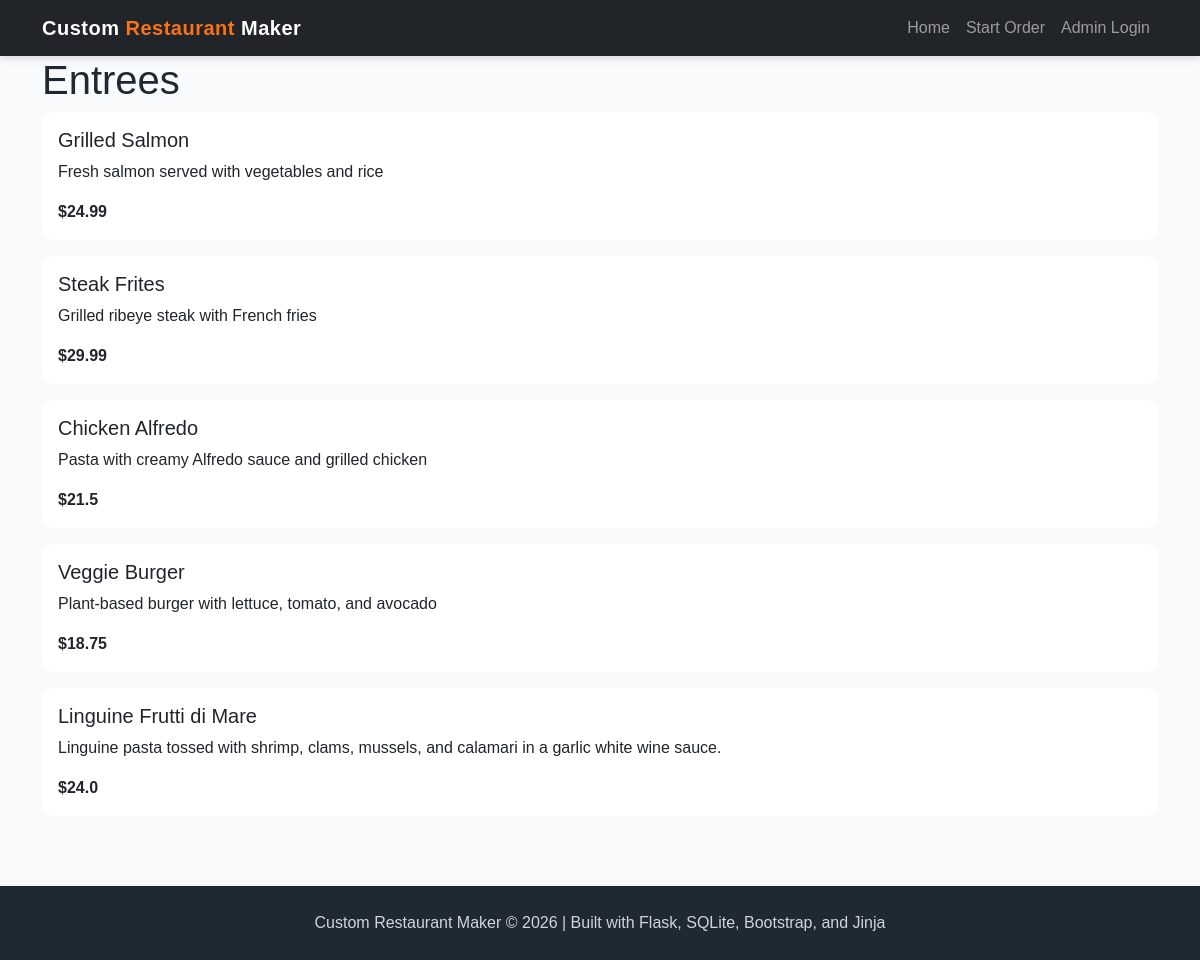
Before: /entrees with the older database file.
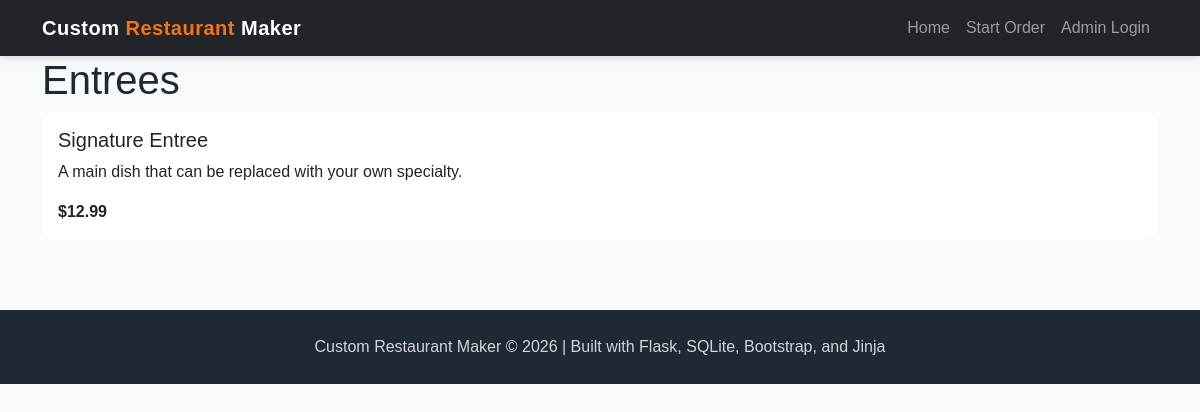
After: the same page with the newer database file.
### tables this page shows
CREATE TABLE menu (
    menu_id INTEGER PRIMARY KEY AUTOINCREMENT,
    name TEXT NOT NULL,
    category TEXT NOT NULL,
    price REAL NOT NULL,
    description TEXT
, image_filename TEXT);

### app.py (the view)
@app.route('/entrees')
def entrees():
    conn = get_db()
    cur = conn.cursor()
    cur.execute("SELECT * FROM menu WHERE LOWER(category) = ?", ("entrees",))
    menu = cur.fetchall()
    conn.close()
    return render_template('entrees.html', menu=menu)

### app.py (called while the page is built)
def get_db():
    conn = sqlite3.connect("project4.db")
    conn.row_factory = sqlite3.Row
    return conn

### templates/entrees.html (shortened to what this page needs)
{% extends "base.html" %}
{% block content %}
<h1>Entrees</h1>
{% for item in menu %}
<div class="card mb-3">
    <div class="card-body">
        <h5>{{ item['name'] }}</h5>
        <p>
            {{ item['description'] }}
        </p>
        <strong>
            ${{ item['price'] }}
        </strong>
    </div>
</div>
{% endfor %}
{% endblock %}

Changed rows visible on the page:
removed menu: name "Grilled Salmon", description "Fresh salmon served with vegetables and rice", price "24.99"
removed menu: name "Steak Frites", description "Grilled ribeye steak with French fries", price "29.99"
removed menu: name "Chicken Alfredo", description "Pasta with creamy Alfredo sauce and grilled chicken", price "21.5"
removed menu: name "Veggie Burger", description "Plant-based burger with lettuce, tomato, and avocado", price "18.75"
removed menu: name "Linguine Frutti di Mare", description "Linguine pasta tossed with shrimp, clams, mussels, and calamari in a garlic white wine sauce.", price "24.0"
added menu: name "Signature Entree", description "A main dish that can be replaced with your own specialty.", price "12.99"
